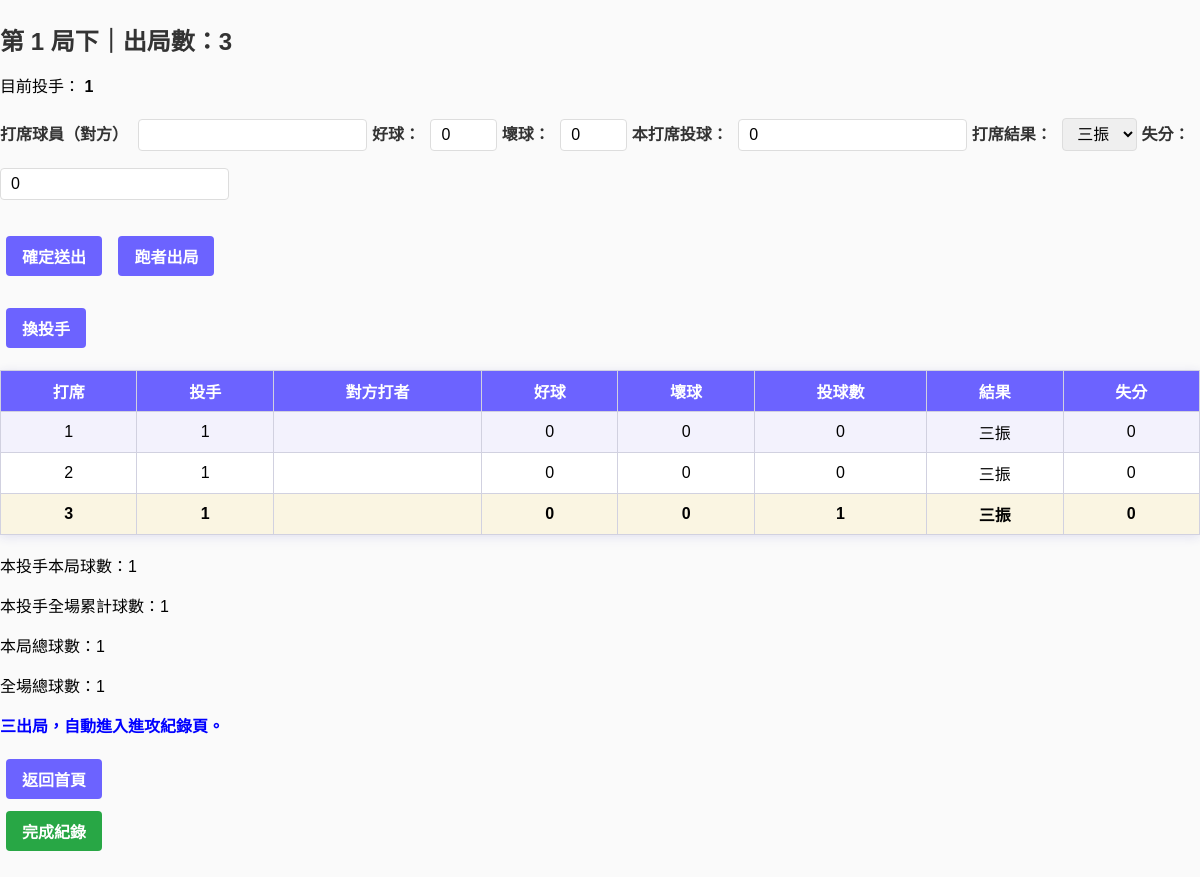
Screenshot of /record_defense/1/1 with the database file from the repository.
### models.py (models this page shows)
class Player(db.Model):
    id = db.Column(db.Integer, primary_key=True)
    name = db.Column(db.String(100), nullable=False)
    number = db.Column(db.Integer, nullable=False)
    position = db.Column(db.String(100), nullable=False)

class DefenseStat(db.Model):
    id = db.Column(db.Integer, primary_key=True)
    game_id = db.Column(db.Integer, db.ForeignKey('game.id'))
    inning = db.Column(db.Integer)
    pitcher_id = db.Column(db.Integer, db.ForeignKey('player.id'))
    batter_name = db.Column(db.String(32))   # 可以另外設 Player 或只記名
    strike = db.Column(db.Integer)
    ball = db.Column(db.Integer)
    pitch_count = db.Column(db.Integer)
    result = db.Column(db.String(24))        # 打席結果
    runs = db.Column(db.Integer, default=0)  # 失分

### app.py (the view, shortened to what this page needs)
@app.route('/record_defense/<int:game_id>/<int:inning>', methods=['GET', 'POST'])
def record_defense(game_id, inning):
    pitchers = Player.query.all()
    game = Game.query.get_or_404(game_id)
    last_batter_name = ""
    curr_pitcher_id = request.args.get('pitcher_id', type=int)
    if request.method == 'POST':
        curr_pitcher_id = request.form.get('pitcher_id', type=int)
    if curr_pitcher_id is None and pitchers:
        if hasattr(game, 'current_pitcher_id') and game.current_pitcher_id:
            curr_pitcher_id = game.current_pitcher_id
        else:
            curr_pitcher_id = pitchers[0].id
    pitcher_pitch_count = 0
    if curr_pitcher_id:
        pitcher_pitch_count = sum(
            r.pitch_count
            for r in DefenseStat.query.filter_by(game_id=game_id).all()
            if r.pitcher_id == curr_pitcher_id
        )
    records = DefenseStat.query.filter_by(game_id=game_id, inning=inning).all()
    outs = sum(OUT_RESULTS.get(r.result, 0) for r in records)
    outs += sum(1 for r in records if r.result == 'RUNNER_OUT')
    inning_records = []
    for r in records:
        pitcher = Player.query.get(r.pitcher_id) if r.pitcher_id else None
        inning_records.append({
            "pitcher": pitcher,
            "batter_name": r.batter_name,
            "strike": r.strike,
            "ball": r.ball,
            "pitch_count": r.pitch_count,
            "result": r.result,
            "runs": r.runs
        })
        for rec in inning_records:
            if rec['result'] == 'RUNNER_OUT':
                rec['result'] = '跑者出局'
    total_pitch_this_inning = sum(r.pitch_count for r in records)
    total_pitch_all = sum(r.pitch_count for r in DefenseStat.query.filter_by(game_id=game_id).all())
    curr_pitcher_inning_pitch_count = sum(
        r.pitch_count
        for r in DefenseStat.query.filter_by(game_id=game_id, inning=inning, pitcher_id=curr_pitcher_id).all()
    )
    return render_template('record_defense.html',
        game_id=game_id, inning=inning,
        pitchers=pitchers, curr_pitcher_id=curr_pitcher_id,
        last_batter_name=last_batter_name,
        inning_records=inning_records,
        is_top=(game.first_attack == 'D'),
        pitcher_pitch_count=pitcher_pitch_count,
        curr_pitcher_inning_pitch_count=curr_pitcher_inning_pitch_count,
        total_pitch_this_inning=total_pitch_this_inning,
        total_pitch_all=total_pitch_all,
        outs=outs
    )

### templates/record_defense.html (shortened to what this page needs)
<!DOCTYPE html>
<html lang="zh-TW">
<head>
    <link rel="stylesheet" href="{{ url_for('static', filename='style.css') }}">
</head>
<body>
<h2>第 {{ inning }} 局{{ '上' if is_top else '下' }}｜出局數：{{ outs }}</h2>
<form method="post" id="defense_form">
    <p>目前投手：<strong>
        {% for p in pitchers %}
            {% if p.id == curr_pitcher_id %}{{ p.name }}{% endif %}
        {% endfor %}
    </strong></p>
    <label>打席球員（對方）</label>
    <input name="batter_name" value="{{ last_batter_name }}">
    <label>好球：</label>
    <input name="strike" type="number" min="0" max="3" value="0" required>
    <label>壞球：</label>
    <input name="ball" type="number" min="0" max="4" value="0" required>
    <label>本打席投球：</label>
    <input name="pitch_count" type="number" min="0" value="0" required>
    <label>打席結果：</label>
    <select name="result_select" required>
        <option value="三振">三振</option>
    </select>
    <label>失分：</label>
    <input name="runs" type="number" min="0" value="0">
    <br><br>
    <button type="submit" onclick="
        // 送出時將下拉選單值填進隱藏欄位
        document.getElementById('real_result').value = document.querySelector('select[name=result_select]').value;
    ">確定送出</button>
    <button type="button" onclick="
        // 跑者出局按鈕，強制設定隱藏欄位為 RUNNER_OUT 並送出表單
        document.getElementById('real_result').value = 'RUNNER_OUT';
        document.getElementById('defense_form').submit();
    ">跑者出局</button>
</form>
<form action="{{ url_for('switch_pitcher', game_id=game_id, inning=inning) }}" method="get" style="display:inline;">
    <button type="submit">換投手</button>
</form>
<table border="1" style="margin-top:16px;">
    <tr>
        <th>打席</th>
        <th>投手</th>
        <th>對方打者</th>
        <th>好球</th>
        <th>壞球</th>
        <th>投球數</th>
        <th>結果</th>
        <th>失分</th>
    </tr>
    {% for record in inning_records %}
    <tr>
        <td>{{ loop.index }}</td>
        <td>{{ record.pitcher.name if record.pitcher else '' }}</td>
        <td>{{ record.batter_name }}</td>
        <td>{{ record.strike }}</td>
        <td>{{ record.ball }}</td>
        <td>{{ record.pitch_count }}</td>
        <td>
          {% if record.result == 'RUNNER_OUT' %}
            跑者出局
          {% else %}
            {{ record.result }}
          {% endif %}
        </td>
        <td>{{ record.runs }}</td>
    </tr>
    {% endfor %}
</table>
<p>本投手本局球數：{{ curr_pitcher_inning_pitch_count }}</p>
<p>本投手全場累計球數：{{ pitcher_pitch_count }}</p>
<p>本局總球數：{{ total_pitch_this_inning }}</p>
<p>全場總球數：{{ total_pitch_all }}</p>
{% if outs >= 3 %}
    <p style="color:blue;font-weight:bold;">三出局，自動進入進攻紀錄頁。</p>
{% endif %}
<form action="{{ url_for('index') }}" style="display:inline;">
    <button type="submit">返回首頁</button>
</form>
<form action="{{ url_for('finish_record', game_id=game_id) }}" method="post">
    <button type="submit" style="background:#28a745;color:white;font-size:16px;">完成紀錄</button>
</form>
</body>
</html>

### static/style.css (style rules this page uses)
body { font-family: Arial, "微軟正黑體", sans-serif; background: #fafafa; margin: 0; padding: 0; }
h1, h2, h3, h4 { color: #333; margin-top: 22px; margin-bottom: 12px; font-weight: bold; }
button { margin: 6px; padding: 8px 16px; border-radius: 4px; border: none; background: #6c63ff; color: white; font-size: 1em; font-weight: bold; transition: background 0.2s; }
input, select { padding: 6px 10px; margin: 5px 0 12px 0; border: 1px solid #ddd; border-radius: 4px; font-size: 1em; }
table { background: #fff; border-collapse: collapse; width: 100%; margin: 18px 0; box-shadow: 0 2px 10px #e0e0ef; }
th, td { border: 1px solid #d1d1e0; text-align: center; padding: 8px 14px; }
th { background: #6c63ff; color: #fff; font-weight: bold; }
tr:nth-child(even) td { background: #f3f2fd; }
tr:last-child td { background: #faf5e2; font-weight: bold; }
form { margin-bottom: 20px; }
label { font-weight: bold; color: #333; margin-right: 6px; }

### rows the page displays
Player: name "1"
DefenseStat: pitcher "1", strike "0", ball "0", pitch_count "0", result "三振", runs "0"
DefenseStat: pitcher "1", strike "0", ball "0", pitch_count "0", result "三振", runs "0"
DefenseStat: pitcher "1", strike "0", ball "0", pitch_count "1", result "三振", runs "0"

### other values shown
{{ inning }} "1"
{{ '上' if is_top else '下' }} "下"
{{ outs }} "3"
{{ curr_pitcher_inning_pitch_count }} "1"
{{ pitcher_pitch_count }} "1"
{{ total_pitch_this_inning }} "1"
{{ total_pitch_all }} "1"
